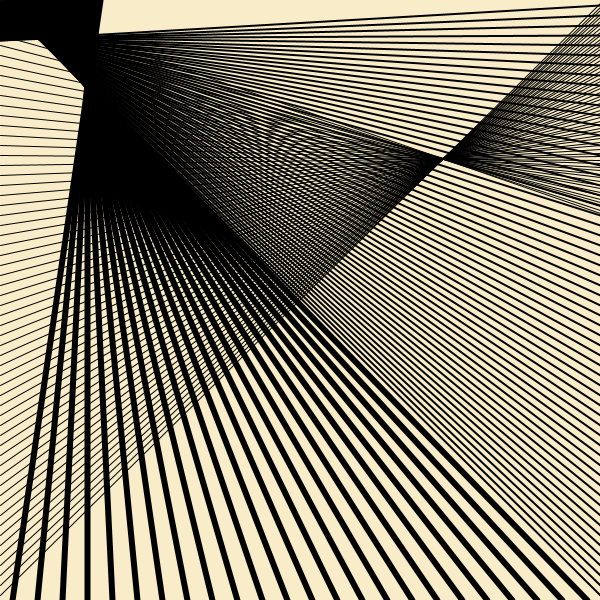
Frame 1 (no input)
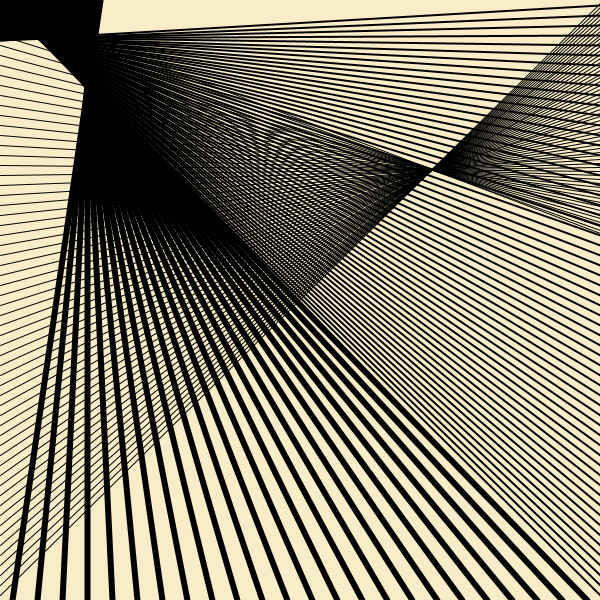
Frame 60 (the mouse pressed at the canvas centre just before this capture)
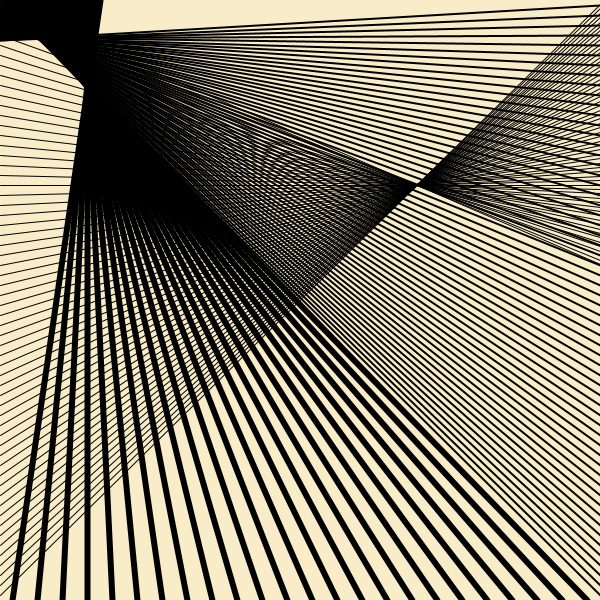
Frame 120 (the mouse held since frame 60 and released just before this capture)

The Processing sketch that drew these frames (run headless with seeded random() and noise(); from frame 60 on, the mouse is pressed at the canvas centre):

// Processing sketch: processing_73878
// ── processing_73878.pde

int prevSec;
int millisRolloverTime;
 
void setup(){
  size(600,600);
  millisRolloverTime = 0;
}
 
void draw(){
  background(#F8ECC9);
  fill(0);
 
  // Fetch the current time
  int H = hour();
  int M = minute();
  int S = second();
 
  // Reckon the current millisecond, 
  // particularly if the second has rolled over.
  // Note that this is more correct than using millis()00;
  if (prevSec != S){
    millisRolloverTime = millis();
  } 
  prevSec = S;
  int mils = millis() - millisRolloverTime;
  
   int hGap = width/24;
 for (int k=0; k<24; k++){//hours
   float top = map(H, 0,24, 0,width-k*hGap);
   strokeWeight(6);
   line(top,0, 12+k*hGap,height);
 }
   int gap = height/60;
   for (int j=0; j<60; j++){//minutes
    strokeWeight(2);
    float RH = map(M, 0,59, 0,height-j*gap);
    line(0,RH, width,5+j*gap);
  }
 

  for (int i=0; i<60; i++){//seconds
    float LH = map(S, 0,59, 0,height-i*gap);
    strokeWeight(1);
    line(0,5+i*gap, width,LH);
  
  }
  


}
